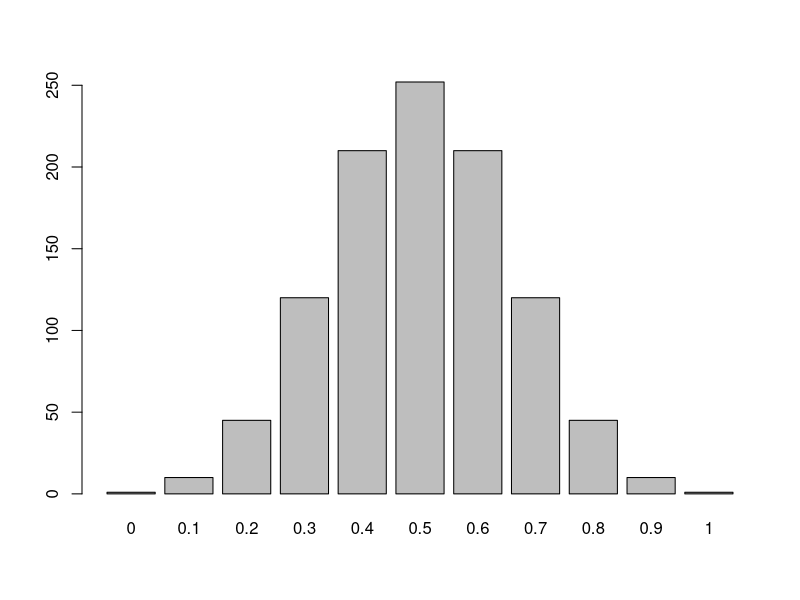
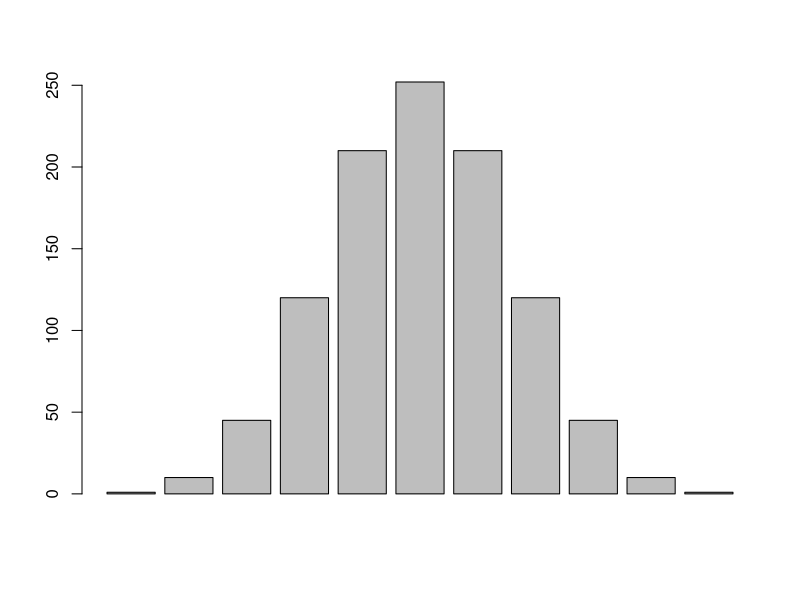
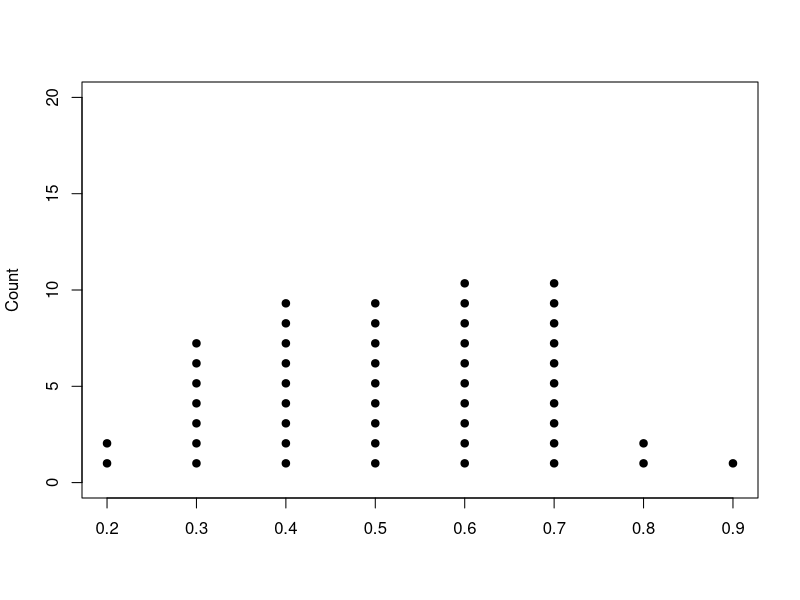
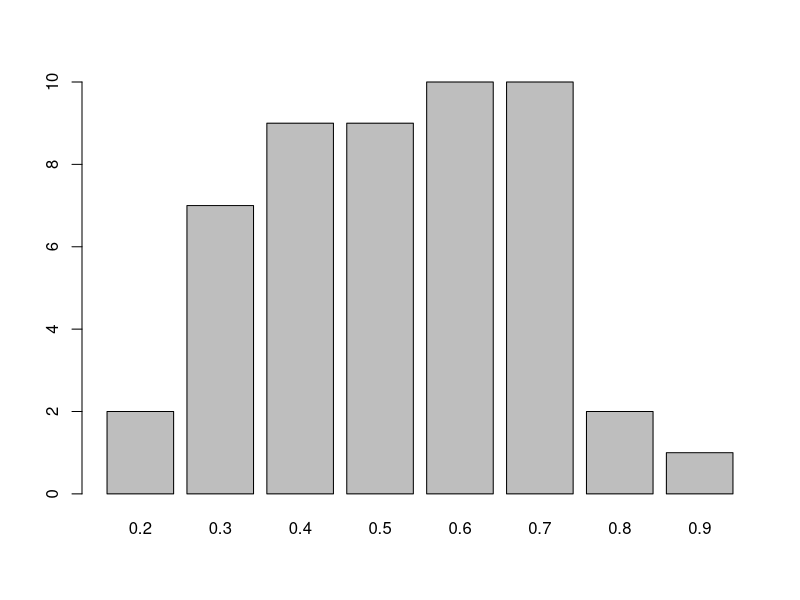
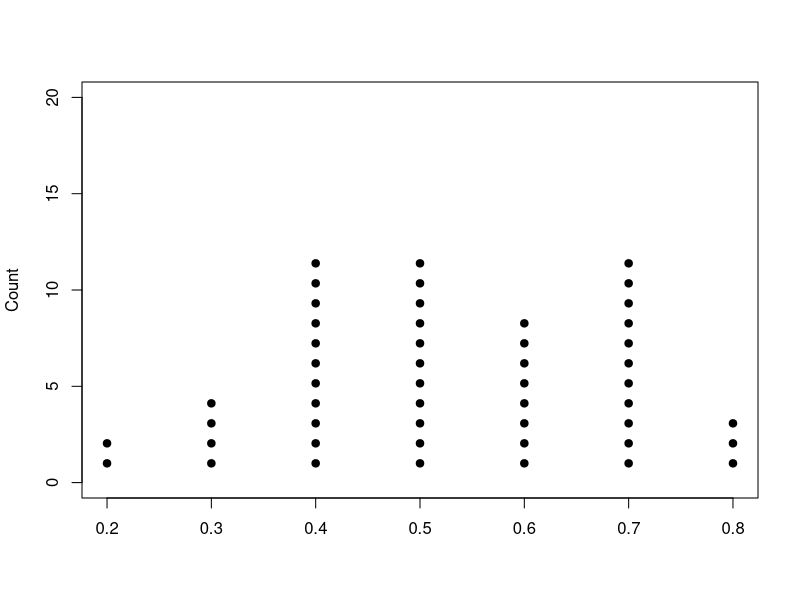
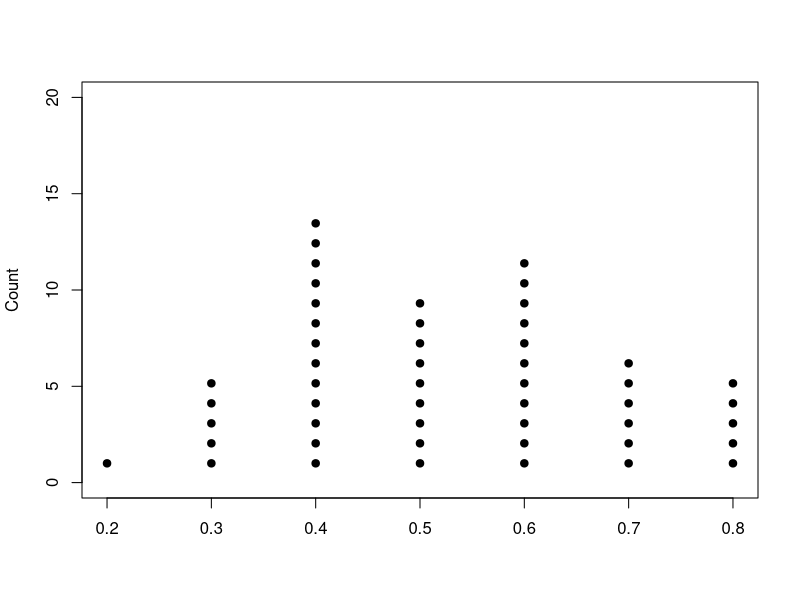
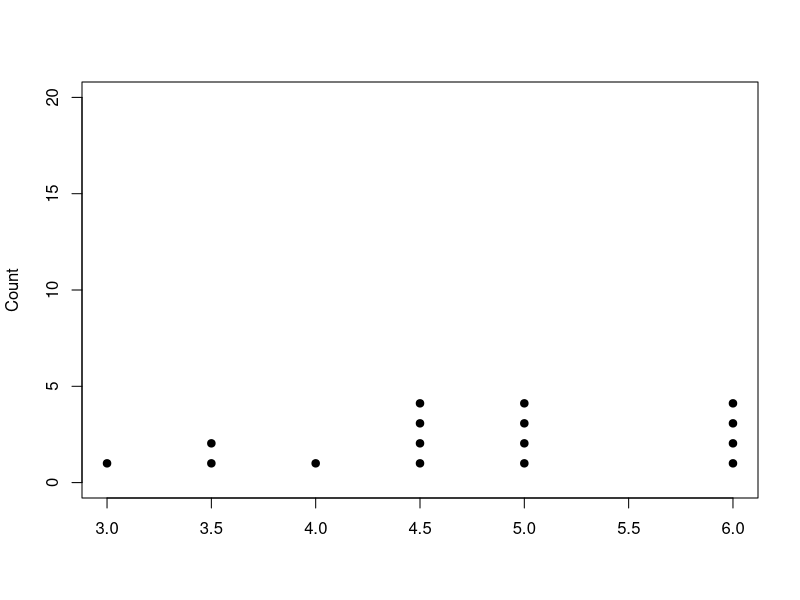
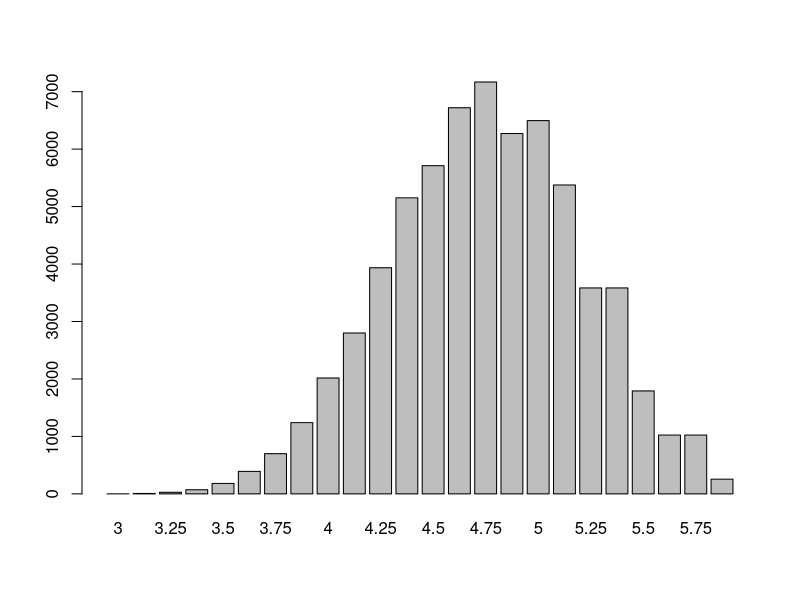

These figures' R source, in order:
#Math E-156 Script 5A-Sampling distributions.R
#Based on pages 77-80 of the textbook.

#Topic 1 - The sampling distribution for a Bernoulli distribution
#Toss a fair coin - Bernoulli distribution with p = 0.5
#50 experiments, each taking the sum of n samples.
y<-c(0,1) #a vector of outcomes, assumed equally likely
n <- 10    #the number of samples in an experiment


#In this case we can plot the exact sampling distribution (a probability distibution)
#We just make make a row for each possible sample of 10
x<-rowMeans(expand.grid(y,y,y,y,y,y,y,y,y,y))
barplot(table(x))

#The "standard error" is the standard deviation of the sampling distribution
SE <- sqrt(mean(x^2)-(mean(x)^2)); SE

#In this case it can be computed from the known variance of a Bernoulli distribution
#The variance of the mean of 10 undependent samples is the vaiance of one sample divided by 10
sqrt(0.5*(1-0.5)/10)

#Of course, we have re-created the binomial distribution
barplot(1024*dbinom(0:10,10,0.5))

#We can get an approximation to the sampling distribution by taking random samples
N <- 50; mymeans<-numeric(N)   #the number of experiments
for (i in 1:N){
  x <- rbinom(n,1,0.5)    #Bernoulli with p = 0.5
  mymeans[i]<-mean(x)
}
mymeans               #a vector of N sample means

#Here is a way to replicate Figure 4.1 on page 78.
stripchart(mymeans,method = "stack",  pch=19, offset = 1,ylab= "Count", ylim=c(0,20), axes = T)
axis(2) #add counts to the plot
#Here is an alternative that does not make the indivdual samples so clear
barplot(table(mymeans))

#Since the sum of binomials is a binomial, there is an easier way to simulate the sampling distribution
N <- 50
x <- rbinom(N,10,0.5)/n
#Display the result -- since we are sampling, it will be different
stripchart(x,method = "stack",  pch=19, offset = 1,ylab= "Count", ylim=c(0,20), axes = T)
axis(2) #add counts to the plot

#There is also a harder way that does not use the built-in binomial function
#It will work for any vector y
N <- 50; mymeans<-numeric(N)
for (i in 1:N){
  x <- sample(y,10,replace = TRUE)   #need "with replacement" to get lots of independent samples
  mymeans[i]<-mean(x)
}
mymeans
stripchart(mymeans,method = "stack",  pch=19, offset = 1,ylab= "Count", ylim=c(0,20), axes = T)
axis(2) #add counts to the plot

#Now all that we can get is an estimate of the standard error
SE.hat <- sqrt(mean(mymeans^2)-(mean(mymeans)^2)); SE.hat; SE

#If we do 5000 experiments instead of 50, we will get a better estimate
N <- 5000; mymeans<-numeric(N)
for (i in 1:N){
  x <- sample(y,10,replace = TRUE)   #need "with replacement" to get lots of independent samples
  mymeans[i]<-mean(x)
}
SE.hat <- sqrt(mean(mymeans^2)-(mean(mymeans)^2)); SE.hat; SE




#Topic 2 - sampling from an arbitrary small population
#Here is example 4.1 from the textbook
y<-c(3,4,6,6)     #a vector of 4 outcomes, all assumed equally likely
mean(y); popVar <-sqrt(mean((y-mean(y))^2)); popVar   #the population mean and variance

#Now take the mean of each possible sample of size 2
x<-rowMeans(expand.grid(y,y))
stripchart(x,method = "stack",  pch=19, offset = 1,ylab= "Count", ylim=c(0,20), axes = T)
axis(2) #add counts to the plot

#The "standard error" is the standard deviation of the sampling distribution
#It can be calculated from the standard deviation of the population y
SE <- sqrt(mean(x^2)-(mean(x)^2)); SE; popVar/sqrt(2)

#Do the same for samples of size 8
x<-rowMeans(expand.grid(y,y,y,y,y,y,y,y)); length(x)
barplot(table(x))

#The "standard error" is the standard deviation of the sampling distribution
SE <- sqrt(mean(x^2)-(mean(x)^2)); SE; popVar/sqrt(8)

#What we have been plotting is the exact sampling distribution (a probability concept)
#Alternatively, we could have taken 4^8 = 65536 samples from the original population
#The result will now be different every time!
N<-4^8; mymeans <- numeric(N); mymeans[1] = 3  #make sure table has the right length
for(i in 2:N) {
  mymeans[i] <-mean(sample(y,8, replace = TRUE))
}
barplot(table(mymeans))

#With this many experiments we get a good estimate of the standard error
#Note - the standard error is large because we are working with small samples of 8.
#Our estimate of the standard error is goodbecuse we did 65536 experiments
SE.hat <- sqrt(mean(mymeans^2)-(mean(mymeans)^2)); SE.hat; SE

#A clever way to combine the two tables in order to compare them
#This only works if the tables have exactly the same length
rbind(table(mymeans),table(x))
barplot(rbind(table(mymeans),table(x)), beside = T, col = c("red","blue"))
#The true and simulated sampling distributions look much the same



